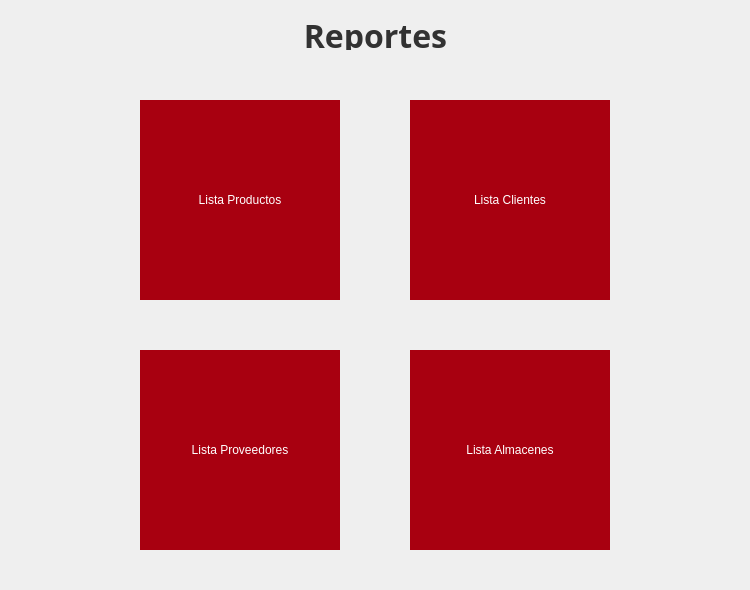
<?xml version="1.0" encoding="UTF-8"?>
<ui version="4.0">
 <class>Form</class>
 <widget class="QWidget" name="Form">
  <property name="geometry">
   <rect>
    <x>0</x>
    <y>0</y>
    <width>750</width>
    <height>590</height>
   </rect>
  </property>
  <property name="minimumSize">
   <size>
    <width>750</width>
    <height>590</height>
   </size>
  </property>
  <property name="maximumSize">
   <size>
    <width>750</width>
    <height>590</height>
   </size>
  </property>
  <property name="cursor">
   <cursorShape>ArrowCursor</cursorShape>
  </property>
  <property name="windowTitle">
   <string>Clientes</string>
  </property>
  <property name="styleSheet">
   <string notr="true">.QTableWidget{
	text-align:center;
}
.QWidget{
	color:rgb(50, 50, 50);
}
.QLabel{
	color: rgb(50,50,50)
}
.QComboBox{
	border-radius:none;
}
.QLineEdit{
	border-radius:none;
}
.QPushButton{
	color: rgb(255, 255, 255);
	background-color: rgb(168, 0, 16);
	border: none;
}
.QPushButton:hover{
	color: rgb(255, 255, 255);
	background-color: rgb(30,30,30);
}</string>
  </property>
  <widget class="QPushButton" name="bProductos">
   <property name="geometry">
    <rect>
     <x>140</x>
     <y>100</y>
     <width>200</width>
     <height>200</height>
    </rect>
   </property>
   <property name="cursor">
    <cursorShape>PointingHandCursor</cursorShape>
   </property>
   <property name="text">
    <string>Lista Productos</string>
   </property>
   <property name="icon">
    <iconset resource="../imagenes/imagenes.qrc">
     <normaloff>:/Iconos/Productos.png</normaloff>:/Iconos/Productos.png</iconset>
   </property>
   <property name="iconSize">
    <size>
     <width>20</width>
     <height>16</height>
    </size>
   </property>
  </widget>
  <widget class="QLabel" name="label_titulo">
   <property name="enabled">
    <bool>true</bool>
   </property>
   <property name="geometry">
    <rect>
     <x>0</x>
     <y>20</y>
     <width>751</width>
     <height>30</height>
    </rect>
   </property>
   <property name="font">
    <font>
     <family>Avenir</family>
     <pointsize>24</pointsize>
     <weight>75</weight>
     <bold>true</bold>
    </font>
   </property>
   <property name="text">
    <string>Reportes</string>
   </property>
   <property name="alignment">
    <set>Qt::AlignCenter</set>
   </property>
  </widget>
  <widget class="QPushButton" name="bClientes">
   <property name="geometry">
    <rect>
     <x>410</x>
     <y>100</y>
     <width>200</width>
     <height>200</height>
    </rect>
   </property>
   <property name="cursor">
    <cursorShape>PointingHandCursor</cursorShape>
   </property>
   <property name="text">
    <string>Lista Clientes</string>
   </property>
   <property name="icon">
    <iconset resource="../imagenes/imagenes.qrc">
     <normaloff>:/Iconos/Clientes.png</normaloff>:/Iconos/Clientes.png</iconset>
   </property>
   <property name="iconSize">
    <size>
     <width>20</width>
     <height>16</height>
    </size>
   </property>
  </widget>
  <widget class="QPushButton" name="bProveedores">
   <property name="geometry">
    <rect>
     <x>140</x>
     <y>350</y>
     <width>200</width>
     <height>200</height>
    </rect>
   </property>
   <property name="cursor">
    <cursorShape>PointingHandCursor</cursorShape>
   </property>
   <property name="text">
    <string>Lista Proveedores</string>
   </property>
   <property name="icon">
    <iconset resource="../imagenes/imagenes.qrc">
     <normaloff>:/Iconos/Clientes.png</normaloff>:/Iconos/Clientes.png</iconset>
   </property>
   <property name="iconSize">
    <size>
     <width>20</width>
     <height>16</height>
    </size>
   </property>
  </widget>
  <widget class="QPushButton" name="bAlmacenes">
   <property name="geometry">
    <rect>
     <x>410</x>
     <y>350</y>
     <width>200</width>
     <height>200</height>
    </rect>
   </property>
   <property name="cursor">
    <cursorShape>PointingHandCursor</cursorShape>
   </property>
   <property name="text">
    <string>Lista Almacenes</string>
   </property>
   <property name="icon">
    <iconset resource="../imagenes/imagenes.qrc">
     <normaloff>:/Iconos/Almacenes.png</normaloff>:/Iconos/Almacenes.png</iconset>
   </property>
   <property name="iconSize">
    <size>
     <width>20</width>
     <height>16</height>
    </size>
   </property>
  </widget>
 </widget>
 <resources>
  <include location="../imagenes/imagenes.qrc"/>
 </resources>
 <connections/>
</ui>
